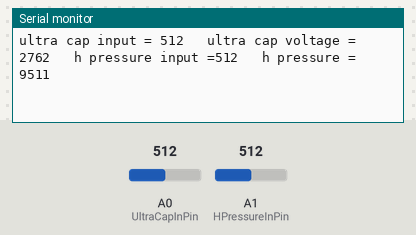
A sketch run on a simulated Arduino Uno, built with avr-gcc and run on an emulated ATmega328P. Parts: the last lines printed to the serial monitor. The test bench sets the inputs (shaded band); at power-on: A0 (UltraCapInPin) = 512, A1 (HPressureInPin) = 512.

Above: at 4.2 s.
4.3 s: A0 (UltraCapInPin) set to 194
At 4.41 s:
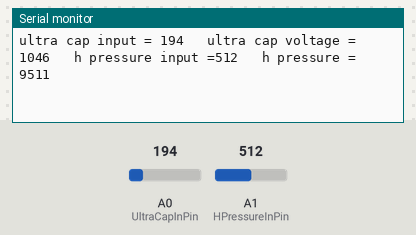
7.3 s: A0 (UltraCapInPin) set to 170
At 7.31 s:
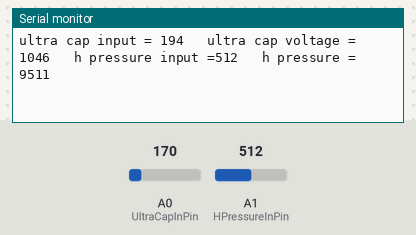
10.3 s: A1 (HPressureInPin) set to 544
At 10.37 s:
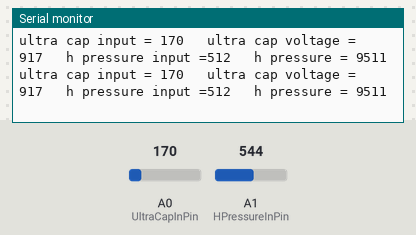
13.3 s: A1 (HPressureInPin) set to 517
At 13.36 s:
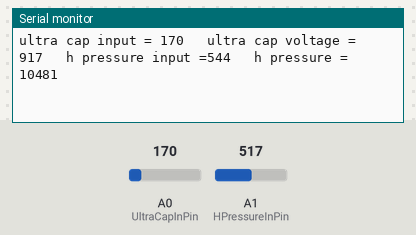
Timing chart, 0 to 16.3 s (numbered marks = the images above; inputs shaded):
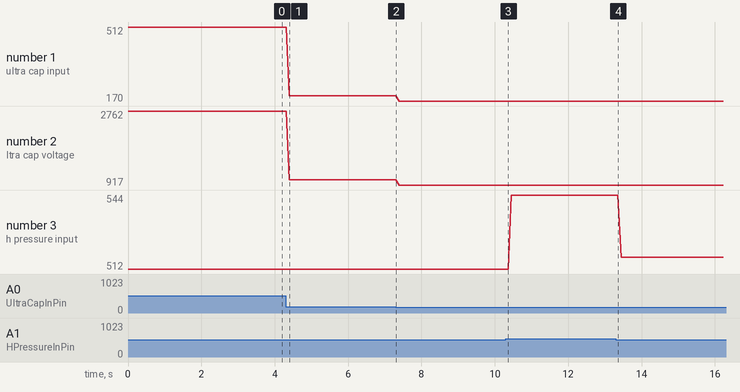

Measured:
- after the input at 4.3 s, the serial monitor: prints a new line after 0.10 s (image 1)
- plotted number 1: 512 → 194 after the input at 4.3 s, 194 → 170 after the input at 7.3 s
- plotted number 2: 2762 → 1046 after the input at 4.3 s, 1046 → 917 after the input at 7.3 s
- plotted number 3: 512 → 544 after the input at 10.3 s, 544 → 517 after the input at 13.3 s

The sketch:

UltracapHpressure.ino
```cpp
/*
  Analog input, data register storage, serial output

 Reads an analog input pin for UltraCap voltage from the voltage divider, and
 maps the input back to the actual voltage range derived in paper documentation.
 Reads an analog input pin for Hydrogen Pressure from the pressure transducer, and
 maps the input back to the actual pressure dreived in the paper documentation.

 Paper documentation: http://imgur.com/a/gUoLr

 adapted from Tom Igoe's AnalogInOutSerial example
 24 Feb 2012
 by Kirby Banman

 This code is in the public domain.

 */


const int UltraCapInPin = A0;  // Analog input pin that the ultracap voltage divider is attached to
const int HPressureInPin = A1; // Analog input pin that the pressure transducer is attached to

int UltraCapInput = 0;          // value to be read from voltage divider
int UltraCapVoltage = 0;        // value to be read by the master board.  ACTUAL VOLTAGE IS ONE TENTH THIS VALUE

int HPressureInput = 0;         // value to be read from pressure transducer
int HPressure = 0;              // value to be read by master board.  ACTUAL PRESSURE IS ONE TENTH THIS VALUE

int data[3];

//TODO:  integrate into modbus library.

void setup() {
  // initialize serial communications at 9600 bps:
  Serial.begin(9600);
}

void loop() {

  // read the analog input for UltraCap and tank pressure
  UltraCapInput = analogRead(UltraCapInPin);
  HPressureInput = analogRead(HPressureInPin);

  // map ultracap voltage input, ranging from 0 (0 V) to 1023 (5 V),
  // to the ultracap voltage in (1/10th)volts
  UltraCapVoltage = map(UltraCapInput, 0, 1023, 0, 5520);

  // map h pessure analog input, ranging from 204 (0.995 V) to 1023 (5 V),
  // to the tank pressure in (1/10th)psi
  HPressure = map(HPressureInput, 203, 1023, 145, 25000);

  // store pressure and voltage in data[] array to be read by master board
  data[1] = HPressure;
  data[2] = UltraCapVoltage;

  // print the results to the serial monitor
  // for debugging and testing, serial functions can be removed for proper function
  Serial.print("\nultra cap input = ");
  Serial.print(UltraCapInput);
  Serial.print("\t ultra cap voltage = ");
  Serial.print(UltraCapVoltage);
  Serial.print("\t h pressure input =");
  Serial.print(HPressureInput);
  Serial.print("\t h pressure = ");
  Serial.print(HPressure);

}
```

abss.c
```cpp
#include <stdio.h>
#include <limits.h>

int abs(int x)
{
  if (x >=0) return x;
  return -x;
}

void abstest(int x)
{
  printf("abs(%d) == %d\n",x,abs(x));
}

int main()
{
  short a = 0, b = -1, c = SHRT_MAX, d = SHRT_MIN;
  int ai = 0, bi = -1, ci = -65536, di = 65535, ei = INT_MAX, fi = INT_MIN;
  float af = 0.0, bf = 5.0;

  printf("\nshorts\n");
  abstest(a);
  abstest(b);
  abstest(c);
  abstest(d);

  printf("\nints:\n");
  abstest(ai);
  abstest(bi);
  abstest(ci);
  abstest(di);
  abstest(ei);
  abstest(fi);
  printf("\nfloats:\n");
  abstest(af);
  abstest(bf);
}
```

artest.c
```cpp
#include <stdio.h>

int main() {
  unsigned long A[10];
  // segfauts on purpose
  for (int i = 0 ; true; ++i) {
    printf("%d%15lu\n",i,(long int)&A[i]);
  }
}
```

bitvec.c
```cpp
#include <stdlib.h>
#include <stdio.h>

typedef unsigned int uint;

// struct Foo containing bit fields a, b, c, d, each occupying 4 bits
struct Foo
{
  uint a : 4;
  uint b : 4;
  int c : 4;
  int d : 4;
};

void printFoo(struct Foo f)
{
  static int calls = 0;
  calls++;

  printf("Fields of current Foo, number %d:\n", calls);
  printf("  a:  %u\n", f.a);
  printf("  b:  %u\n", f.b);
  printf("  c:  %d\n", f.c);
  printf("  d:  %d\n", f.d);
}

int main()
{
  printf("\nSTACK FOO:\n\n");

  struct Foo ex;
  printFoo(ex);

  ex.a = 0;
  ex.b = 15;
  ex.c = -8;
  ex.d = 7;
  printFoo(ex);

  ex.a = -1;
  ex.a = 16;
  ex.c = -9;
  ex.d = 8;
  printFoo(ex);

  printf("\nHEAP FOO:\n\n");

  struct Foo *hxp = malloc(sizeof(struct Foo));
  printFoo((*hxp));

  (*hxp).a = 0;
  (*hxp).b = 15;
  (*hxp).c = -8;
  (*hxp).d = 7;
  printFoo((*hxp));

  hxp->a = -1;
  hxp->b = 16;
  hxp->c = -9;
  hxp->d = 8;
  printFoo((*hxp));

  free(hxp);

  return 0;
}
```

bitvec.cpp
```cpp
#include <stdio.h>

typedef unsigned int uint;

// struct Foo containing bit fields a, b, c, d, each occupying 4 bits
struct Foo
{
  uint a : 4;
  uint b : 4;
  int c : 4;
  int d : 4;
};

void printFoo(Foo f)
{
  static int calls = 0;
  calls++;

  printf("Fields of current Foo, number %d:\n", calls);
  printf("  a:  %u\n", f.a);
  printf("  b:  %u\n", f.b);
  printf("  c:  %d\n", f.c);
  printf("  d:  %d\n", f.d);
}

int main()
{
  printf("\nSTACK FOO:\n\n");

  Foo ex;
  printFoo(ex);

  ex.a = 0;
  ex.b = 15;
  ex.c = -8;
  ex.d = 7;
  printFoo(ex);

  ex.a = -1;
  ex.a = 16;
  ex.c = -9;
  ex.d = 8;
  printFoo(ex);

  printf("\nHEAP FOO:\n\n");

  Foo *hxp = new Foo;
  printFoo((*hxp));

  (*hxp).a = 0;
  (*hxp).b = 15;
  (*hxp).c = -8;
  (*hxp).d = 7;
  printFoo((*hxp));

  hxp->a = -1;
  hxp->b = 16;
  hxp->c = -9;
  hxp->d = 8;
  printFoo((*hxp));

  delete hxp;

  return 0;
}
```

getting.c
```cpp
#include <stdio.h>

int main()
{
  while (1) {
    char gotten = getchar();
    if (gotten >0) printf("%c\n",gotten);
  }
}
```

mem.c
```cpp
#include <stdio.h>

int main()
{
	int i = 0;
	while (i<50) {
		i = i + 1;
		int butt;
		printf("%d   %d\n",i,butt);
	}
}
```

pointtest.c
```cpp
#include <stdio.h>

int main()
{
  int x;
  int *pointer = &x;
  for (int i = 0; i < 10 ; ++pointer, ++i) {
    printf("%d\n",(*pointer)++);
    printf("%d\n",*(pointer++));
  }

  return 0;
}
```

recursize.c
```cpp
#include <stdio.h>

void recur(unsigned long x) {
  printf("recursion stack currently %lu levels deep\n",x++);
  recur(x);
}

void main() {
  unsigned long butt = 1;
  recur(butt);

  // this will never happen, stack overflow imminent
  return 0;
}
```
